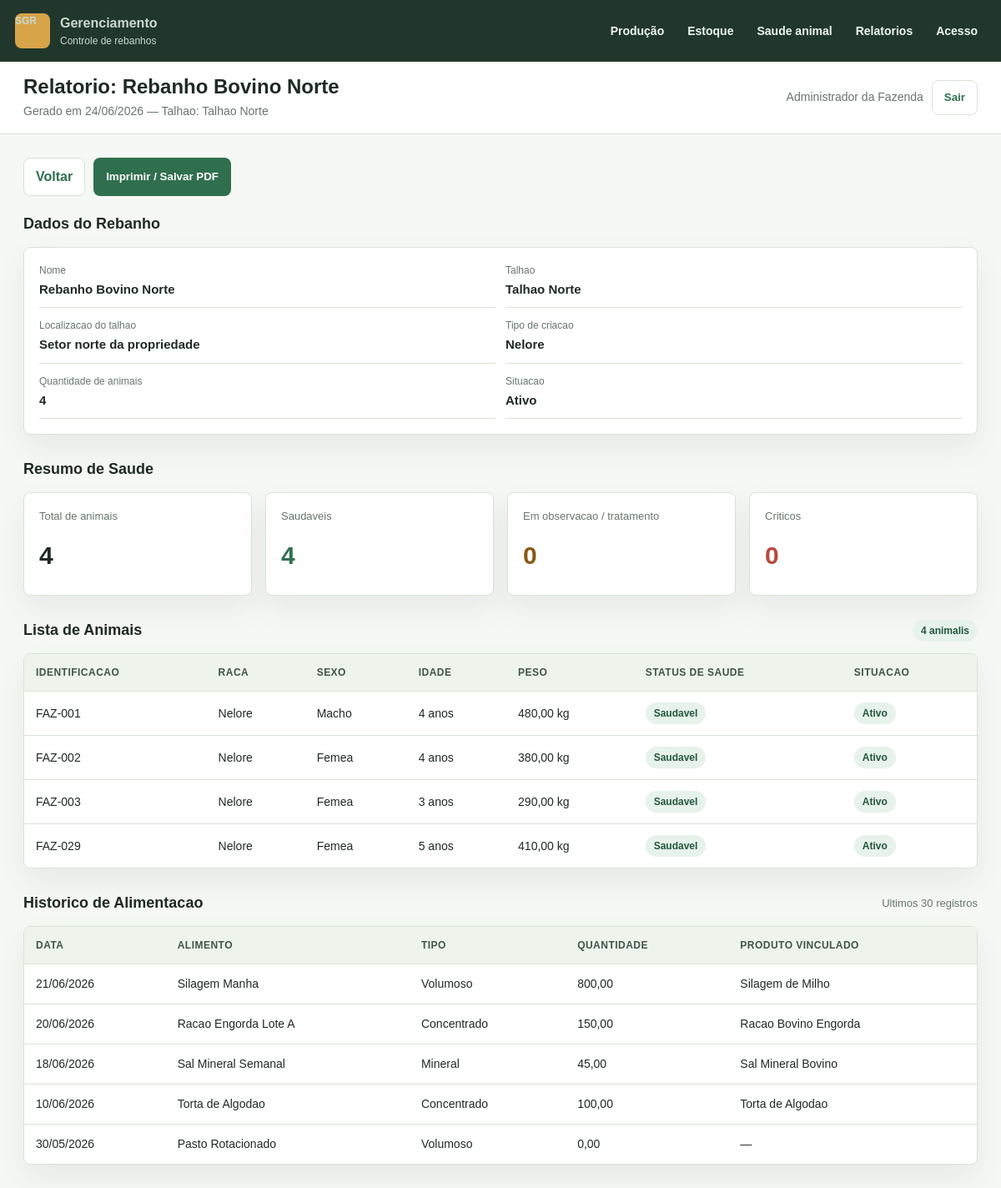
/relatorios/rebanho/20/ (signed in), run on the app's committed database.
### rebanho/models.py (models this page shows, shortened)
class RegistroBase(models.Model):
    data_cadastro = models.DateTimeField(auto_now_add=True)
    ativo = models.BooleanField(default=True)
    class Meta:
        abstract = True

class Rebanho(RegistroBase):
    id_rebanho = models.BigAutoField(primary_key=True)
    talhao = models.OneToOneField(
        Talhao,
        on_delete=models.PROTECT,
        related_name='rebanho',
    )
    nome = models.CharField(max_length=120)
    tipo_criacao = models.CharField(max_length=80)
    observacoes = models.TextField(blank=True)
    @property
    def quantidade_animais(self):
        return self.animais.count()
    class Meta:
        verbose_name = 'Rebanho'
        verbose_name_plural = 'Rebanhos'
        ordering = ['nome']

class Talhao(RegistroBase):
    id_talhao = models.BigAutoField(primary_key=True)
    nome = models.CharField(max_length=120)
    localizacao = models.CharField(max_length=180)
    capacidade = models.PositiveIntegerField(default=0)
    area_total = models.DecimalField(max_digits=10, decimal_places=2, default=0)
    observacoes = models.TextField(blank=True)
    class Meta:
        verbose_name = 'Talhao'
        verbose_name_plural = 'Talhoes'
        ordering = ['nome']

class Usuario(AbstractUser):
    class TipoUsuario(models.TextChoices):
        ADMIN = 'ADMIN', 'Admin'
        USUARIO = 'USUARIO', 'Usuario'
    id_usuario = models.BigAutoField(primary_key=True)
    nome = models.CharField(max_length=150)
    email = models.EmailField(unique=True)
    tipo_usuario = models.CharField(
        max_length=20,
        choices=TipoUsuario.choices,
        default=TipoUsuario.USUARIO,
    )
    permissao = models.TextField(blank=True)
    data_cadastro = models.DateTimeField(auto_now_add=True)
    REQUIRED_FIELDS = ['nome', 'email']
    class Meta:
        verbose_name = 'Usuario'
        verbose_name_plural = 'Usuarios'
        ordering = ['nome']

class Animal(RegistroBase):
    class Sexo(models.TextChoices):
        MACHO = 'Macho', 'Macho'
        FEMEA = 'Femea', 'Femea'
    class StatusSaude(models.TextChoices):
        SAUDAVEL = 'Saudavel', 'Saudavel'
        OBSERVACAO = 'Observacao', 'Observacao'
        TRATAMENTO = 'Tratamento', 'Tratamento'
        CRITICO = 'Critico', 'Critico'
    id_animal = models.BigAutoField(primary_key=True)
    rebanho = models.ForeignKey(
        Rebanho,
        on_delete=models.PROTECT,
        related_name='animais',
    )
    identificacao = models.CharField(max_length=80, unique=True)
    raca = models.CharField(max_length=80)
    sexo = models.CharField(max_length=10, choices=Sexo.choices)
    @property
    def idade(self):
        if not self.data_nascimento:
            return 0
        from django.utils import timezone
        hoje = timezone.localdate()
        return hoje.year - self.data_nascimento.year - (
            (hoje.month, hoje.day) < (self.data_nascimento.month, self.data_nascimento.day)
        )
    peso = models.DecimalField(max_digits=10, decimal_places=2, default=0)
    data_nascimento = models.DateField(null=True, blank=True)
    status_saude = models.CharField(
        max_length=30,
        choices=StatusSaude.choices,
        default=StatusSaude.SAUDAVEL,
    )
    observacoes = models.TextField(blank=True)
    class Meta:
        verbose_name = 'Animal'
        verbose_name_plural = 'Animais'
        ordering = ['identificacao']

class Alimento(RegistroBase):
    id_alimento = models.BigAutoField(primary_key=True)
    produto = models.ForeignKey(
        Produto,
        on_delete=models.PROTECT,
        related_name='alimentos',
        null=True,
        blank=True,
    )
    rebanho = models.ForeignKey(
        Rebanho,
        on_delete=models.PROTECT,
        related_name='alimentos',
    )
    nome = models.CharField(max_length=120)
    tipo = models.CharField(max_length=80)
    quantidade = models.DecimalField(max_digits=10, decimal_places=2, default=0)
    data_fornecimento = models.DateField()
    observacoes = models.TextField(blank=True)
    class Meta:
        verbose_name = 'Alimento'
        verbose_name_plural = 'Alimentos'
        ordering = ['-data_fornecimento', 'nome']

class Produto(RegistroBase):
    id_produto = models.BigAutoField(primary_key=True)
    nome = models.CharField(max_length=120)
    quantidade_estoque = models.DecimalField(max_digits=10, decimal_places=2, default=0)
    unidade_medida = models.CharField(max_length=30)
    data_validade = models.DateField(null=True, blank=True)
    fornecedor = models.CharField(max_length=120, blank=True)
    class Meta:
        verbose_name = 'Produto'
        verbose_name_plural = 'Produtos'
        ordering = ['nome']

### rebanho/views.py (the view)
# urls.py: path('relatorios/rebanho/<int:pk>/', views.RelatorioRebanhoView.as_view(), name='relatorio_rebanho'),
class RelatorioRebanhoView(LoginRequiredMixin, DetailView):
    model = Rebanho
    template_name = 'rebanho/relatorios/rebanho.html'
    context_object_name = 'rebanho'
    def get_queryset(self):
        return Rebanho.objects.select_related('talhao')
    def get_context_data(self, **kwargs):
        context = super().get_context_data(**kwargs)
        animais = self.object.animais.order_by('identificacao')
        context['animais'] = animais
        context['alimentos'] = (
            self.object.alimentos
            .select_related('produto')
            .order_by('-data_fornecimento')[:30]
        )
        context['total_animais'] = animais.count()
        context['animais_saudaveis'] = animais.filter(status_saude='Saudavel').count()
        context['animais_observacao'] = animais.filter(status_saude='Observacao').count()
        context['animais_tratamento'] = animais.filter(status_saude='Tratamento').count()
        context['animais_criticos'] = animais.filter(status_saude='Critico').count()
        context['data_geracao'] = timezone.localdate()
        return context

### templates/rebanho/relatorios/rebanho.html (shortened to what this page needs)
{% extends "base.html" %}
{% block page_title %}Relatorio: {{ rebanho.nome }}{% endblock %}
{% block page_subtitle %}Gerado em {{ data_geracao|date:"d/m/Y" }} &mdash; Talhao: {{ rebanho.talhao.nome }}{% endblock %}
{% block content %}
  <div class="print-toolbar">
    <a class="button secondary" href="{% url 'relatorio_rebanho_selecionar' %}">Voltar</a>
    <button class="button" onclick="window.print()">Imprimir / Salvar PDF</button>
  </div>
  <section class="section">
    <div class="section-header">
      <h2>Dados do Rebanho</h2>
    </div>
    <article class="card detail-list">
      <div class="detail-item"><span>Nome</span><strong>{{ rebanho.nome }}</strong></div>
      <div class="detail-item"><span>Talhao</span><strong>{{ rebanho.talhao.nome }}</strong></div>
      <div class="detail-item"><span>Localizacao do talhao</span><strong>{{ rebanho.talhao.localizacao }}</strong></div>
      <div class="detail-item"><span>Tipo de criacao</span><strong>{{ rebanho.tipo_criacao }}</strong></div>
      <div class="detail-item"><span>Quantidade de animais</span><strong>{{ rebanho.quantidade_animais }}</strong></div>
      <div class="detail-item"><span>Situacao</span><strong>{% if rebanho.ativo %}Ativo{% else %}Inativo{% endif %}</strong></div>
    </article>
  </section>
  <section class="section">
    <div class="section-header">
      <h2>Resumo de Saude</h2>
    </div>
    <div class="grid grid-4">
      <article class="card metric">
        <span>Total de animais</span>
        <strong>{{ total_animais }}</strong>
      </article>
      <article class="card metric">
        <span>Saudaveis</span>
        <strong style="color: var(--primary);">{{ animais_saudaveis }}</strong>
      </article>
      <article class="card metric">
        <span>Em observacao / tratamento</span>
        <strong style="color: #8a5819;">{{ animais_observacao|add:animais_tratamento }}</strong>
      </article>
      <article class="card metric">
        <span>Criticos</span>
        <strong style="color: var(--danger);">{{ animais_criticos }}</strong>
      </article>
    </div>
  </section>
  <section class="section">
    <div class="section-header">
      <h2>Lista de Animais</h2>
      <span class="badge">{{ total_animais }} animal{{ total_animais|pluralize:"is" }}</span>
    </div>
    <div class="table-wrap">
      <table>
        <thead>
          <tr>
            <th>Identificacao</th>
            <th>Raca</th>
            <th>Sexo</th>
            <th>Idade</th>
            <th>Peso</th>
            <th>Status de saude</th>
            <th>Situacao</th>
          </tr>
        </thead>
        <tbody>
          {% for animal in animais %}
            <tr>
              <td>{{ animal.identificacao }}</td>
              <td>{{ animal.raca }}</td>
              <td>{{ animal.sexo }}</td>
              <td>{{ animal.idade }} ano{{ animal.idade|pluralize:"s" }}</td>
              <td>{{ animal.peso }} kg</td>
              <td>
                {% if animal.status_saude == "Saudavel" %}
                  <span class="badge">{{ animal.status_saude }}</span>
                {% elif animal.status_saude == "Observacao" %}
                  <span class="badge warning">{{ animal.status_saude }}</span>
                {% elif animal.status_saude == "Tratamento" %}
                  <span class="badge orange">{{ animal.status_saude }}</span>
                {% else %}
                  <span class="badge danger">{{ animal.status_saude }}</span>
                {% endif %}
              </td>
              <td>
                {% if animal.ativo %}
                  <span class="badge">Ativo</span>
                {% else %}
                  <span class="badge danger">Inativo</span>
                {% endif %}
              </td>
            </tr>
          {% empty %}
            <tr>
              <td colspan="7">
                <div class="empty-state">Nenhum animal vinculado a este rebanho.</div>
              </td>
            </tr>
          {% endfor %}
        </tbody>
      </table>
    </div>
  </section>
  <section class="section">
    <div class="section-header">
      <h2>Historico de Alimentacao</h2>
      <span class="muted-text">Ultimos 30 registros</span>
    </div>
    <div class="table-wrap">
      <table>
        <thead>
          <tr>
            <th>Data</th>
            <th>Alimento</th>
            <th>Tipo</th>
            <th>Quantidade</th>
            <th>Produto vinculado</th>
          </tr>
        </thead>
        <tbody>
          {% for alimento in alimentos %}
            <tr>
              <td>{{ alimento.data_fornecimento|date:"d/m/Y" }}</td>
              <td>{{ alimento.nome }}</td>
              <td>{{ alimento.tipo }}</td>
              <td>{{ alimento.quantidade }}</td>
              <td>{{ alimento.produto.nome|default:"—" }}</td>
            </tr>
          {% empty %}
            <tr>
              <td colspan="5">
                <div class="empty-state">Nenhum registro de alimentacao para este rebanho.</div>
              </td>
            </tr>
          {% endfor %}
        </tbody>
      </table>
    </div>
  </section>
{% endblock %}

### templates/base.html (shortened to what this page needs)
<!DOCTYPE html>
<html lang="pt-br">
<head>
</head>
<body>
  <div class="app-shell">
    <aside class="sidebar">
      <a class="brand" href="{% url 'dashboard' %}">
        <span class="brand-mark">SGR</span>
        <span>
          <strong>Gerenciamento</strong>
          <span>Controle de rebanhos</span>
        </span>
      </a>
      <nav aria-label="Menu principal">
        <div class="menu-group">
          <button class="menu-group-trigger" type="button">Produção</button>
        </div>
        <div class="menu-group">
          <button class="menu-group-trigger" type="button">Estoque</button>
        </div>
        <div class="menu-group">
          <button class="menu-group-trigger" type="button">Saude animal</button>
        </div>
        <div class="menu-group">
          <button class="menu-group-trigger" type="button">Relatorios</button>
        </div>
        <div class="menu-group">
          <button class="menu-group-trigger" type="button">Acesso</button>
        </div>
      </nav>
    </aside>
    <main class="main">
      <header class="topbar">
        <div class="page-title">
          <h1>{% block page_title %}Painel{% endblock %}</h1>
          <p>{% block page_subtitle %}Acompanhe animais, estoque, alimentacao e sanidade.{% endblock %}</p>
        </div>
        <div class="user-menu">
          <span>{{ request.user.nome|default:request.user.username }}</span>
          <form method="post" action="{% url 'logout' %}">
            <button class="button secondary" type="submit">Sair</button>
          </form>
        </div>
      </header>
      <section class="content">
        {% block content %}{% endblock %}
      </section>
    </main>
  </div>
</body>
</html>

### data on the page
Rebanho: nome "Rebanho Bovino Norte", talhao.nome "Talhao Norte", talhao.localizacao "Setor norte da propriedade", tipo_criacao "Nelore", quantidade_animais "4"
Usuario: user.nome "Administrador da Fazenda"
Animal: identificacao "FAZ-001", raca "Nelore", sexo "Macho", idade "4", peso "480,00", status_saude "Saudavel", ativo "Ativo"
Animal: identificacao "FAZ-002", raca "Nelore", sexo "Femea", idade "4", peso "380,00", status_saude "Saudavel", ativo "Ativo"
Animal: identificacao "FAZ-003", raca "Nelore", sexo "Femea", idade "3", peso "290,00", status_saude "Saudavel", ativo "Ativo"
Animal: identificacao "FAZ-029", raca "Nelore", sexo "Femea", idade "5", peso "410,00", status_saude "Saudavel", ativo "Ativo"
Alimento: data_fornecimento "21/06/2026", nome "Silagem Manha", tipo "Volumoso", quantidade "800,00", produto.nome "Silagem de Milho"
Alimento: data_fornecimento "20/06/2026", nome "Racao Engorda Lote A", tipo "Concentrado", quantidade "150,00", produto.nome "Racao Bovino Engorda"
Alimento: data_fornecimento "18/06/2026", nome "Sal Mineral Semanal", tipo "Mineral", quantidade "45,00", produto.nome "Sal Mineral Bovino"
Alimento: data_fornecimento "10/06/2026", nome "Torta de Algodao", tipo "Concentrado", quantidade "100,00", produto.nome "Torta de Algodao"
Alimento: data_fornecimento "30/05/2026", nome "Pasto Rotacionado", tipo "Volumoso", quantidade "0,00", produto.nome "—"

### other printed values
{{ data_geracao|date:"d/m/Y" }} "24/06/2026"
{{ total_animais }} "4"
{{ animais_saudaveis }} "4"
{{ animais_observacao|add:animais_tratamento }} "0"
{{ animais_criticos }} "0"
